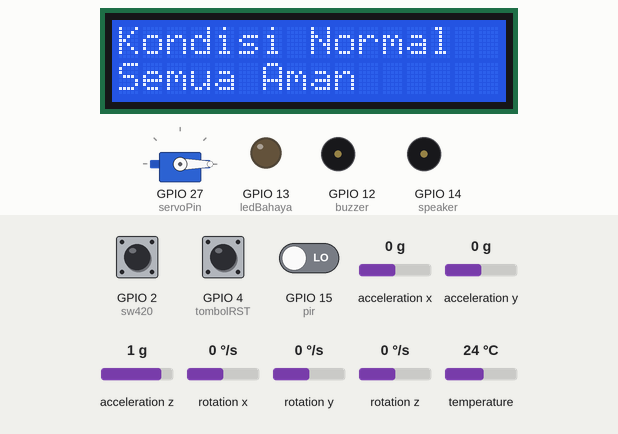
Simulated run of this sketch. Board: ESP32. Parts: 16×2 character LCD, servo, output pins drawn as LEDs (lit = HIGH), buzzer (waves = sounding, pin HIGH). The test bench sets the inputs (shaded band); at power-on: GPIO 4 (tombolRST) HIGH, GPIO 15 (pir) LOW, GPIO 2 (sw420) LOW, acceleration x 0 g, acceleration y 0 g, acceleration z 1 g, rotation x 0 °/s, rotation y 0 °/s, rotation z 0 °/s, temperature 24 °C. WiFi joins after 1.5 s; servers stay silent unless stated; uploads are accepted with an empty reply; what the sketch prints to the serial monitor is not drawn.

Above: at 3.8 s.
3.9 s: GPIO 4 (tombolRST) pulled LOW for 0.25 s
At 5.2 s:
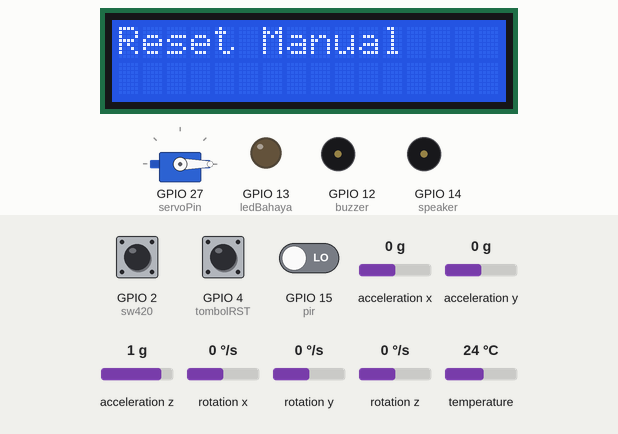
5.6 s: GPIO 15 (pir) driven HIGH
At 6.9 s:
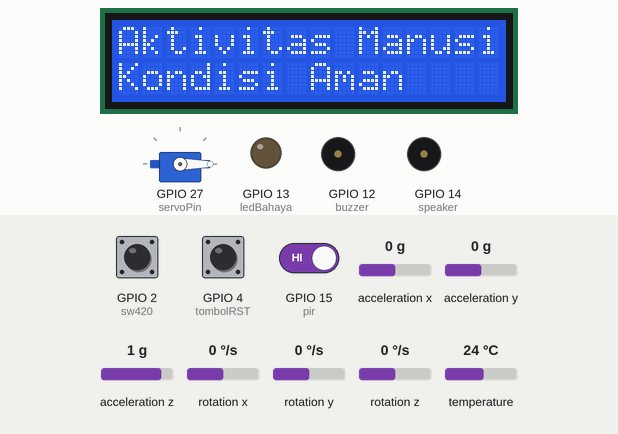
7.2 s: GPIO 15 (pir) driven LOW
At 8.5 s:
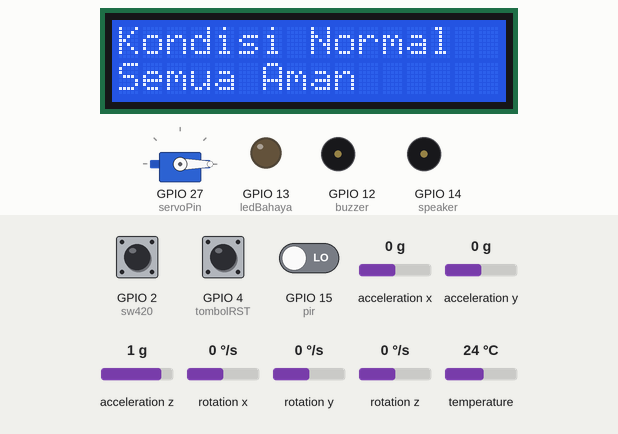
8.8 s: GPIO 4 (tombolRST) pulled LOW for 1 s
At 9.5 s:
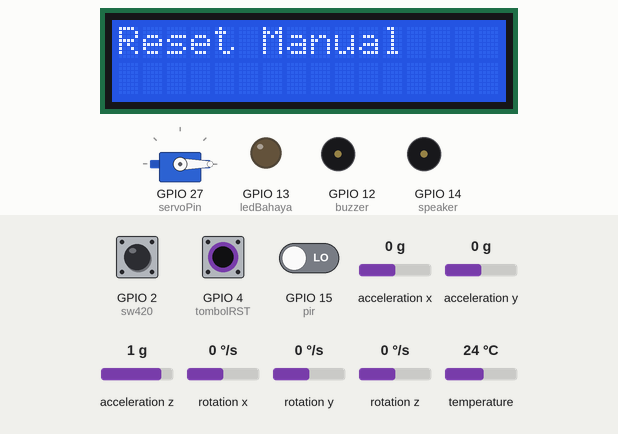
Timing chart, 0 to 11.8 s (numbered marks = the images above; inputs shaded):
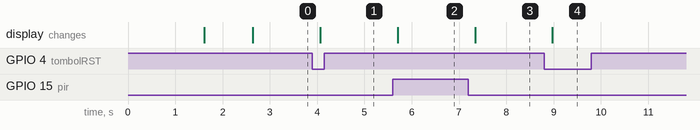

The sketch:

esp32_gempa.ino
```cpp
/* ============================================================
 * SISTEM DETEKSI GEMPA - ESP32
 * Sensor : SW420 (getaran awal), MPU6050 (getaran lanjutan), PIR (gerak manusia)
 * Output : LED, Buzzer, Servo (pintu), LCD I2C
 * Kirim data ke Backend (Railway) via HTTP POST setiap ada perubahan status
 * ============================================================
 *
 * LIBRARY YANG HARUS DIINSTALL (Arduino IDE > Library Manager):
 * - "Adafruit MPU6050" by Adafruit
 * - "Adafruit Unified Sensor" by Adafruit (dependency)
 * - "LiquidCrystal I2C" by Frank de Brabander
 * - "ESP32Servo" by Kevin Harrington
 * - ArduinoJson by Benoit Blanchon
 * (WiFi.h dan HTTPClient.h sudah bawaan board ESP32)
 * ============================================================ */

#include <WiFi.h>
#include <HTTPClient.h>
#include <ArduinoJson.h>
#include <Wire.h>
#include <Adafruit_MPU6050.h>
#include <Adafruit_Sensor.h>
#include <LiquidCrystal_I2C.h>
#include <ESP32Servo.h>

// ================== KONFIGURASI WIFI & BACKEND ==================
const char* WIFI_SSID     = "NAMA_WIFI_ANDA";
const char* WIFI_PASSWORD = "PASSWORD_WIFI_ANDA";

// Ganti dengan URL backend Railway kamu, contoh: https://gempa-backend.up.railway.app
const char* BACKEND_URL   = "https://GANTI-DENGAN-URL-RAILWAY-KAMU.up.railway.app/api/events";
const char* DEVICE_ID     = "esp32-01";

// ================== PIN CONFIG (sesuai punya kamu) ==================
const int sw420      = 2;
const int pir         = 15;
const int tombolRST   = 4;
const int buzzer      = 12;
const int speaker      = 14;   // opsional, tidak dipakai wajib di logika utama
const int ledBahaya   = 13;
const int servoPin    = 27;
// I2C default ESP32: SDA = 21, SCL = 22 (dipakai otomatis oleh Wire.h untuk LCD & MPU6050)

// ================== OBJEK SENSOR/OUTPUT ==================
Adafruit_MPU6050 mpu;
LiquidCrystal_I2C lcd(0x27, 16, 2);   // Ganti 0x27 jadi 0x3F kalau LCD tidak menyala/blank
Servo pintu;

// ================== KONFIGURASI THRESHOLD MPU6050 ==================
// Getaran "berkelanjutan" gempa dideteksi dari percepatan (accel) yang melebihi ambang ini
const float MPU_THRESHOLD = 1.2;   // satuan m/s^2 di luar gravitasi normal, kalibrasi di lapangan

// ================== STATE MACHINE ==================
enum Kondisi { NORMAL, AKTIVITAS_MANUSIA, GEMPA };
Kondisi statusSaatIni = NORMAL;
Kondisi statusSebelumnya = NORMAL;

unsigned long lastKirim = 0;
const unsigned long INTERVAL_KIRIM = 3000; // kirim heartbeat tiap 3 detik walau status sama

const int SUDUT_TUTUP = 0;
const int SUDUT_BUKA  = 90;

// ==================================================================
void setup() {
  Serial.begin(115200);

  pinMode(sw420, INPUT);
  pinMode(pir, INPUT);
  pinMode(tombolRST, INPUT_PULLUP);
  pinMode(buzzer, OUTPUT);
  pinMode(speaker, OUTPUT);
  pinMode(ledBahaya, OUTPUT);

  digitalWrite(buzzer, LOW);
  digitalWrite(speaker, LOW);
  digitalWrite(ledBahaya, LOW);

  Wire.begin(); // SDA=21, SCL=22 default

  lcd.init();
  lcd.backlight();
  lcd.setCursor(0, 0);
  lcd.print("Inisialisasi...");

  if (!mpu.begin()) {
    Serial.println("MPU6050 tidak terdeteksi!");
    lcd.clear();
    lcd.print("MPU6050 Error!");
    while (1) delay(10);
  }
  mpu.setAccelerometerRange(MPU6050_RANGE_8_G);
  mpu.setGyroRange(MPU6050_RANGE_500_DEG);
  mpu.setFilterBandwidth(MPU6050_BAND_21_HZ);

  pintu.setPeriodHertz(50);
  pintu.attach(servoPin, 500, 2400);
  pintu.write(SUDUT_TUTUP);

  connectWiFi();

  lcd.clear();
  lcd.print("Sistem Siap");
  delay(1000);
}

// ==================================================================
void loop() {
  // Tombol reset manual (opsional): tahan untuk paksa kembali ke NORMAL
  if (digitalRead(tombolRST) == LOW) {
    paksaReset();
  }

  bool sw420Terbaca = digitalRead(sw420) == HIGH;   // sesuaikan HIGH/LOW dengan modul SW420 kamu
  bool pirTerbaca   = digitalRead(pir) == HIGH;
  bool mpuTerbaca   = bacaMPU6050();

  // ============ LOGIKA 3 KONDISI ============
  if (sw420Terbaca && mpuTerbaca && !pirTerbaca) {
    statusSaatIni = GEMPA;
  } else if (pirTerbaca) {
    statusSaatIni = AKTIVITAS_MANUSIA;
  } else {
    statusSaatIni = NORMAL;
  }

  terapkanOutput(statusSaatIni, sw420Terbaca, mpuTerbaca, pirTerbaca);
  tampilkanLCD(statusSaatIni);

  // Kirim data ke backend jika status berubah ATAU sudah lewat interval heartbeat
  bool statusBerubah = (statusSaatIni != statusSebelumnya);
  bool waktunyaKirim  = (millis() - lastKirim >= INTERVAL_KIRIM);

  if (statusBerubah || waktunyaKirim) {
    kirimKeBackend(statusSaatIni, sw420Terbaca, mpuTerbaca, pirTerbaca);
    lastKirim = millis();
  }

  statusSebelumnya = statusSaatIni;
  delay(200); // sampling rate, sesuaikan bila perlu
}

// ==================================================================
bool bacaMPU6050() {
  sensors_event_t a, g, temp;
  mpu.getEvent(&a, &g, &temp);

  // Hitung selisih dari gravitasi normal (~9.8 m/s^2) di sumbu manapun
  float getaranX = abs(a.acceleration.x);
  float getaranY = abs(a.acceleration.y);
  float getaranZ = abs(a.acceleration.z - 9.8);

  float totalGetaran = getaranX + getaranY + getaranZ;
  return totalGetaran > MPU_THRESHOLD;
}

// ==================================================================
void terapkanOutput(Kondisi status, bool sw420On, bool mpuOn, bool pirOn) {
  switch (status) {
    case GEMPA:
      digitalWrite(ledBahaya, HIGH);
      digitalWrite(buzzer, HIGH);
      pintu.write(SUDUT_BUKA);
      break;

    case AKTIVITAS_MANUSIA:
      digitalWrite(ledBahaya, LOW);
      digitalWrite(buzzer, LOW);
      pintu.write(SUDUT_TUTUP);
      break;

    case NORMAL:
    default:
      digitalWrite(ledBahaya, LOW);
      digitalWrite(buzzer, LOW);
      pintu.write(SUDUT_TUTUP);
      break;
  }
}

// ==================================================================
void tampilkanLCD(Kondisi status) {
  static Kondisi statusTerakhirDitampilkan = (Kondisi)-1;
  if (status == statusTerakhirDitampilkan) return; // hindari flicker, update LCD hanya saat berubah
  statusTerakhirDitampilkan = status;

  lcd.clear();
  lcd.setCursor(0, 0);
  switch (status) {
    case GEMPA:
      lcd.print("!! GEMPA !!");
      lcd.setCursor(0, 1);
      lcd.print("Pintu Terbuka");
      break;
    case AKTIVITAS_MANUSIA:
      lcd.print("Aktivitas Manusia");
      lcd.setCursor(0, 1);
      lcd.print("Kondisi Aman");
      break;
    case NORMAL:
    default:
      lcd.print("Kondisi Normal");
      lcd.setCursor(0, 1);
      lcd.print("Semua Aman");
      break;
  }
}

// ==================================================================
void connectWiFi() {
  WiFi.begin(WIFI_SSID, WIFI_PASSWORD);
  lcd.clear();
  lcd.print("Konek WiFi...");
  int percobaan = 0;
  while (WiFi.status() != WL_CONNECTED && percobaan < 30) {
    delay(500);
    Serial.print(".");
    percobaan++;
  }
  if (WiFi.status() == WL_CONNECTED) {
    Serial.println("\nWiFi terhubung: " + WiFi.localIP().toString());
  } else {
    Serial.println("\nGagal konek WiFi, lanjut tanpa koneksi (sensor tetap jalan).");
  }
}

// ==================================================================
String namaStatus(Kondisi status) {
  switch (status) {
    case GEMPA: return "GEMPA";
    case AKTIVITAS_MANUSIA: return "AKTIVITAS_MANUSIA";
    default: return "NORMAL";
  }
}

// ==================================================================
void kirimKeBackend(Kondisi status, bool sw420On, bool mpuOn, bool pirOn) {
  if (WiFi.status() != WL_CONNECTED) {
    Serial.println("WiFi tidak terhubung, coba reconnect...");
    connectWiFi();
    if (WiFi.status() != WL_CONNECTED) return;
  }

  HTTPClient http;
  http.begin(BACKEND_URL);
  http.addHeader("Content-Type", "application/json");

  StaticJsonDocument<256> doc;
  doc["status"]        = namaStatus(status);
  doc["sw420"]         = sw420On;
  doc["mpu6050"]       = mpuOn;
  doc["pir"]           = pirOn;
  doc["led"]           = (status == GEMPA);
  doc["buzzer"]        = (status == GEMPA);
  doc["pintu_terbuka"] = (status == GEMPA);
  doc["device_id"]     = DEVICE_ID;

  String body;
  serializeJson(doc, body);

  int kodeRespon = http.POST(body);
  if (kodeRespon > 0) {
    Serial.printf("Kirim data OK, kode: %d\n", kodeRespon);
  } else {
    Serial.printf("Gagal kirim data, error: %s\n", http.errorToString(kodeRespon).c_str());
  }
  http.end();
}

// ==================================================================
void paksaReset() {
  statusSaatIni = NORMAL;
  digitalWrite(ledBahaya, LOW);
  digitalWrite(buzzer, LOW);
  pintu.write(SUDUT_TUTUP);
  lcd.clear();
  lcd.print("Reset Manual");
  delay(1000);
}
```

Measured:
- after the input at 3.9 s, the display: changes after 0.16 s (image 1)
- after the input at 5.6 s, the display: changes after 0.10 s (image 2)
- after the input at 7.2 s, the display: changes after 0.15 s (image 3)
- after the input at 8.8 s, the display: changes after 0.17 s (image 4)
